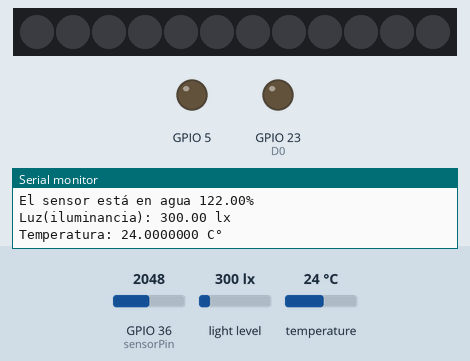
This sketch was run on a simulated ESP32. Shown: 12 RGB LEDs in strip order, left to right, output pins drawn as LEDs (lit = HIGH), the last lines printed to the serial monitor. The test bench sets the inputs (shaded band); at power-on: light level 300 lx, GPIO 36 (sensorPin) = 2048, temperature 24 °C. Dim RGB values are drawn brighter than linear.

Above: at 1.2 s.
1.3 s: light level set to 26 lx
4.3 s: light level set to 23 lx
At 10.1 s:
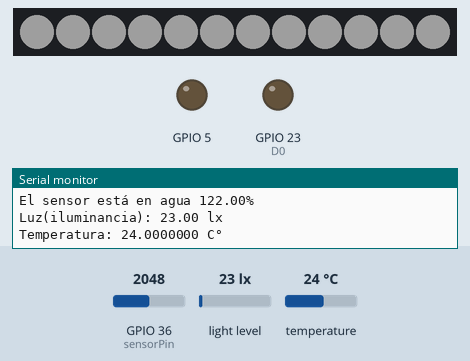
10.3 s: light level set to 40 lx
At 16.0 s:
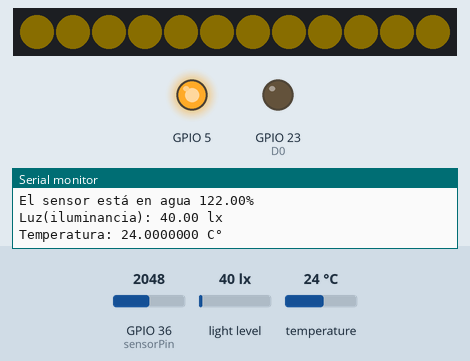
16.3 s: GPIO 36 (sensorPin) set to 3872
19.1 s: GPIO 36 (sensorPin) set to 4001
At 21.8 s:
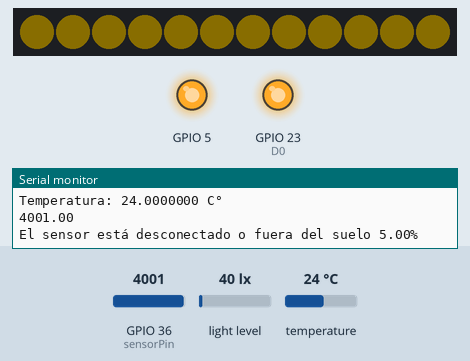
22.1 s: light level set to 1 lx
At 23.15 s:
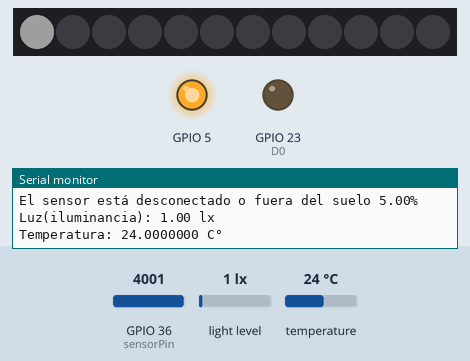
Timing chart, 0 to 26.1 s (numbered marks = the images above; inputs shaded):
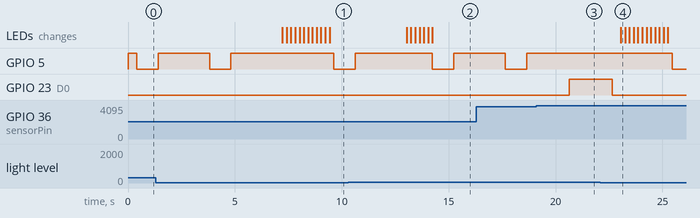

Measured:
- the behaviour switches between 25 and 24 lx on light level (found by bisection; images 0 and 1)
- the behaviour switches between 3928 and 3929 on GPIO 36 (sensorPin) (found by bisection; images 2 and 3)
- after the input at 4.3 s, the LEDs: first change after 2.9 s (image 1 shows a later state)
- after the input at 10.3 s, the LEDs: first change after 2.7 s (image 2 shows a later state)
- after the input at 19.1 s, GPIO 5: stays HIGH (without the input it goes to LOW after 2.0 s); GPIO 23 (D0): LOW → HIGH after 1.5 s
- after the input at 22.1 s, the LEDs: change after 0.95 s (image 4)

The sketch:

Pruebadeactuadores.ino
```cpp
#include <Wire.h>
#include <ClosedCube_HDC1080.h>
#include <BH1750FVI.h>
#include <Adafruit_NeoPixel.h>
//#include <SoftwareSerial.h>

const int sensorPin = A0; //sensor humedad suelo
//const int motorPin = 5;
#define D0 23 //motor
#define PIN 16 //leds
#define NUMPIXELS 12 //numero leds

Adafruit_NeoPixel pixels(NUMPIXELS, PIN, NEO_GRB + NEO_KHZ800);

ClosedCube_HDC1080 sensorT;
BH1750FVI Luxometro(BH1750FVI::k_DevModeContLowRes);
void setup() {
   pixels.begin();
   pinMode(D0, OUTPUT);
   pinMode(5, OUTPUT);
   //pinMode(2, OUTPUT);
   //pinMode(LED_BUILTIN, OUTPUT);
   digitalWrite(D0, LOW);
   digitalWrite(5, HIGH);
   Serial.begin(115200);
   sensorT.begin(0x40);
   Luxometro.begin();
}

void loop()
{
   pixels.clear();
   float humedad = 0;
   int num=20;
   while(num!=0)
   {
    float suma = analogRead(sensorPin);
    humedad = humedad+suma;
    num=num-1;
   }
   humedad=humedad/20;

   float lecturaporcentaje = map(humedad, 4095, 2430, 0, 100);
   Serial.println(humedad);
   //Serial.println(lecturaporcentaje);

   if(lecturaporcentaje<10)
   {
    Serial.println("El sensor está desconectado o fuera del suelo "+String(lecturaporcentaje)+"%");
    digitalWrite(D0, HIGH);
    //digitalWrite(2, HIGH);
    //digitalWrite(LED_BUILTIN, HIGH);
    delay(2000);
    digitalWrite(D0, LOW);
    //digitalWrite(2, LOW);
    //digitalWrite(LED_BUILTIN, LOW);
   }
   else if(lecturaporcentaje<30 && humedad>=10)
   {
    Serial.println("El suelo esta seco "+String(lecturaporcentaje)+"%");
   }
   else if(lecturaporcentaje<90 && humedad>=30)
   {
    Serial.println("El suelo esta humedo "+String(lecturaporcentaje)+"%");
   }
   else if(lecturaporcentaje>=90)
   {
    Serial.println("El sensor está en agua "+String(lecturaporcentaje)+"%");
   }
   int i = 1;
   String temperatura="";
   float suma=0;
   float promedio=0;
   float suma1=0;
   float promedio1=0;
   do
   {
     suma = suma + sensorT.readTemperature();
     suma1 = suma1 + Luxometro.GetLightIntensity();
     i++;
   }
   while(i<21);
   promedio = suma/20;
   promedio1 = suma1/20;
   temperatura = String(promedio,7);
   Serial.println("Luz(iluminancia): "+String(promedio1)+" lx");
   Serial.println("Temperatura: "+temperatura+" C°");
   static bool band=false;
   if(promedio1<25 and band==false)
   {
     band=true;
     for(int i=0; i<NUMPIXELS; i++)
     {
       pixels.setBrightness(30);
       pixels.setPixelColor(i, pixels.Color(255, 255, 255));
       pixels.show();
       delay(200);
     }
   }

   else if(promedio1>=25 and band==true)
   {
    band=false;
     for(int i=0; i<NUMPIXELS; i++)
     {
       pixels.setBrightness(10);
       pixels.setPixelColor(i, pixels.Color(243, 192, 19));
       pixels.show();
       delay(100);
     }
   }
   digitalWrite(5, LOW);
   delay(1000);
   digitalWrite(5, HIGH);
   delay(2000);

}
```
